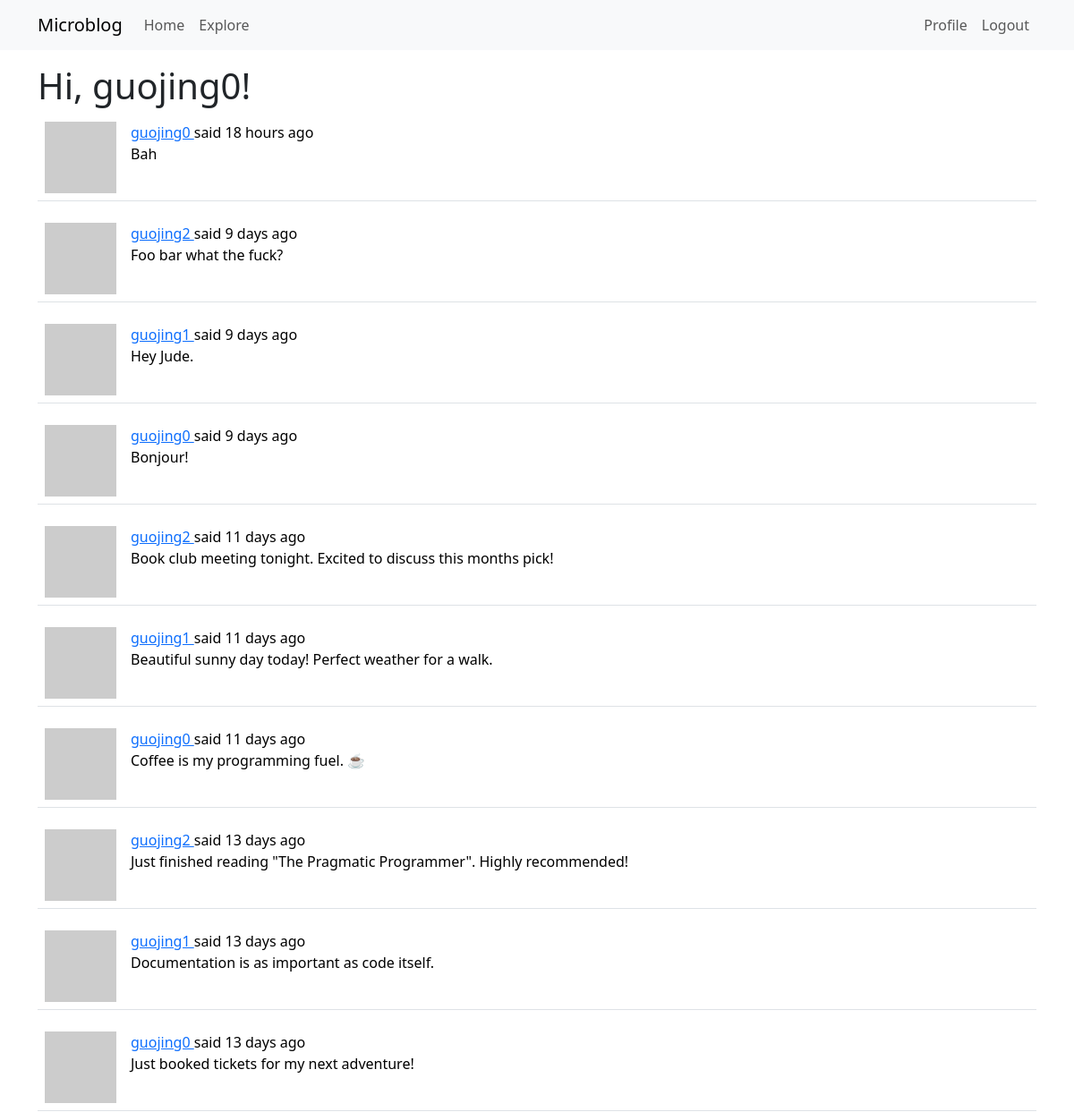
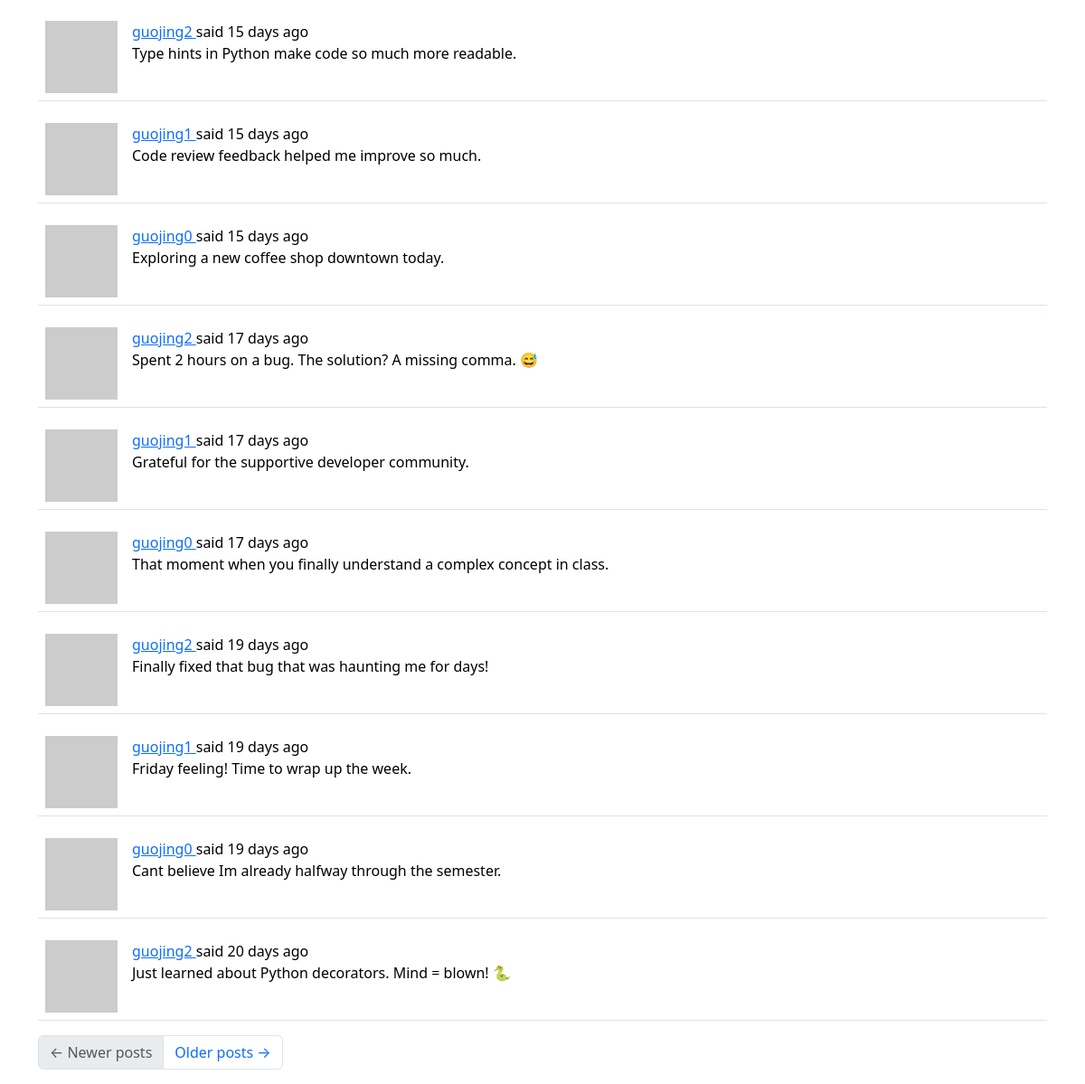
The page /explore (signed in) on the database its author committed (2 pictures, top to bottom).
### app/models.py (models this page shows, shortened)
class User(UserMixin, db.Model):
    id: orm.Mapped[int] = orm.mapped_column(primary_key=True)
    username: orm.Mapped[str] = orm.mapped_column(
        sa.String(64), index=True, unique=True
    )
    email: orm.Mapped[str] = orm.mapped_column(sa.String(120), index=True, unique=True)
    password_hash: orm.Mapped[str | None] = orm.mapped_column(sa.String(256))
    posts: orm.WriteOnlyMapped["Post"] = orm.relationship(back_populates="author")
    about_me: orm.Mapped[str | None] = orm.mapped_column(sa.String(140))
    last_seen: orm.Mapped[datetime | None] = orm.mapped_column(
        default=lambda: datetime.now(UTC)
    )
    following: orm.WriteOnlyMapped["User"] = orm.relationship(
        secondary=followers,
        primaryjoin=(followers.c.follower_id == id),
        secondaryjoin=(followers.c.followed_id == id),
        back_populates="followers",
    )
    followers: orm.WriteOnlyMapped["User"] = orm.relationship(
        secondary=followers,
        primaryjoin=(followers.c.followed_id == id),
        secondaryjoin=(followers.c.follower_id == id),
        back_populates="following",
    )
    def avatar(self, size):
        digest = md5(self.email.lower().encode("utf-8")).hexdigest()
        return f"https://www.gravatar.com/avatar/{digest}?d=identicon&s={size}"

class Post(db.Model):
    id: orm.Mapped[int] = orm.mapped_column(primary_key=True)
    body: orm.Mapped[str] = orm.mapped_column(sa.String(140))
    timestamp: orm.Mapped[datetime] = orm.mapped_column(
        index=True, default=lambda: datetime.now(UTC)
    )
    user_id: orm.Mapped[int] = orm.mapped_column(sa.ForeignKey("user.id"), index=True)
    author: orm.Mapped["User"] = orm.relationship(back_populates="posts")

### app/routes.py (the view)
@app.route("/explore")
@login_required
def explore():
    page = request.args.get("page", 1, type=int)
    query = sa.select(Post).order_by(Post.timestamp.desc())
    posts = db.paginate(
        query, page=page, per_page=app.config["POSTS_PER_PAGE"], error_out=False
    )
    next_url = url_for("explore", page=posts.next_num) if posts.has_next else None
    prev_url = url_for("explore", page=posts.prev_num) if posts.has_prev else None
    return render_template(
        "index.html",
        title="Explore",
        posts=posts.items,
        next_url=next_url,
        prev_url=prev_url,
    )

### app/__init__.py (called while the page is built)
def get_locale_func():
    return request.accept_languages.best_match(app.config["LANGUAGES"])

### app/models.py (called while the page is built)
@login.user_loader
def load_user(id):
    return db.session.get(User, int(id))

### app/routes.py (called while the page is built)
@app.before_request
def before_request():
    if current_user.is_authenticated:
        current_user.last_seen = datetime.now(UTC)
        db.session.commit()
    g.locale = str(get_locale())

### app/templates/index.html (shortened to what this page needs)
{% extends "base.html" %}
{% import "bootstrap_wtf.html" as wtf %}
{% block content %}
    <h1>{{ _('Hi, %(username)s!', username=current_user.username) }}</h1>
    {% for post in posts %}
        {% include '_post.html' %}
    {% endfor %}
    <nav aria-label="Post navigation">
        <ul class="pagination">
            <li class="page-item{% if not prev_url %} disabled{% endif %}">
                <a class="page-link" href="{{ prev_url }}">
                    <span aria-hidden="true">&larr;</span> {{ _('Newer posts') }}
                </a>
            </li>
            <li class="page-item{% if not next_url %} disabled{% endif %}">
                <a class="page-link" href="{{ next_url }}">
                    {{ _('Older posts') }} <span aria-hidden="true">&rarr;</span>
                </a>
            </li>
        </ul>
    </nav>
{% endblock %}

### app/templates/_post.html
<table class="table table-hover">
    <tr>
        <td width="70px">
            <a href="{{ url_for('user', username=post.author.username) }}">
                <img src="{{ post.author.avatar(70) }}" />
            </a>
        </td>
        <td>
            <a href="{{ url_for('user', username=post.author.username) }}">
                {{ post.author.username }}
            </a>
            {{ _('said') }} {{ moment(post.timestamp).fromNow() }}
            <br>
            {{ post.body }}
        </td>
    </tr>
</table>

### rows shown on the page
Post: author.username "guojing0", timestamp "18 hours ago", body "Bah"
Post: author.username "guojing2", timestamp "9 days ago", body "Foo bar what the fuck?"
Post: author.username "guojing1", timestamp "9 days ago", body "Hey Jude."
Post: author.username "guojing0", timestamp "9 days ago", body "Bonjour!"
Post: author.username "guojing2", timestamp "11 days ago", body "Book club meeting tonight. Excited to discuss this months pick!"
Post: author.username "guojing1", timestamp "11 days ago", body "Beautiful sunny day today! Perfect weather for a walk."
Post: author.username "guojing0", timestamp "11 days ago", body "Coffee is my programming fuel. ☕"
Post: author.username "guojing2", timestamp "13 days ago", body "Just finished reading \"The Pragmatic Programmer\". Highly recommended!"
Post: author.username "guojing1", timestamp "13 days ago", body "Documentation is as important as code itself."
Post: author.username "guojing0", timestamp "13 days ago", body "Just booked tickets for my next adventure!"
Post: author.username "guojing2", timestamp "15 days ago", body "Type hints in Python make code so much more readable."
Post: author.username "guojing1", timestamp "15 days ago", body "Code review feedback helped me improve so much."
Post: author.username "guojing0", timestamp "15 days ago", body "Exploring a new coffee shop downtown today."
Post: author.username "guojing2", timestamp "17 days ago", body "Spent 2 hours on a bug. The solution? A missing comma. 😅"
Post: author.username "guojing1", timestamp "17 days ago", body "Grateful for the supportive developer community."
Post: author.username "guojing0", timestamp "17 days ago", body "That moment when you finally understand a complex concept in class."
Post: author.username "guojing2", timestamp "19 days ago", body "Finally fixed that bug that was haunting me for days!"
Post: author.username "guojing1", timestamp "19 days ago", body "Friday feeling! Time to wrap up the week."
Post: author.username "guojing0", timestamp "19 days ago", body "Cant believe Im already halfway through the semester."
Post: author.username "guojing2", timestamp "20 days ago", body "Just learned about Python decorators. Mind = blown! 🐍"
